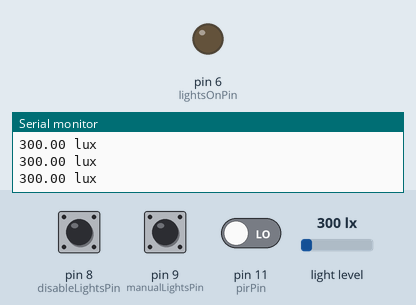
Recording of a sketch running on a simulated Arduino Uno, built with avr-gcc and run on an emulated ATmega328P. Shown: output pins drawn as LEDs (lit = HIGH), the last lines printed to the serial monitor. Dashed ring = blinking. The inputs (shaded band) are chosen by the test bench; at power-on: pin 9 (manualLightsPin) HIGH, light level 300 lx, pin 8 (disableLightsPin) HIGH, pin 11 (pirPin) LOW.

Above: at 1.2 s.
1.3 s: pin 9 (manualLightsPin) pulled LOW for 1 s
At 1.71 s:
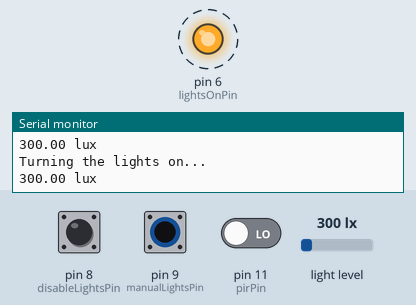
4.3 s: light level set to 40 lx
7.3 s: pin 8 (disableLightsPin) pulled LOW for 0.15 s
8.9 s: pin 8 (disableLightsPin) pulled LOW for 1 s
11.4 s: pin 9 (manualLightsPin) pulled LOW for 3.2 s
At 15.0 s:
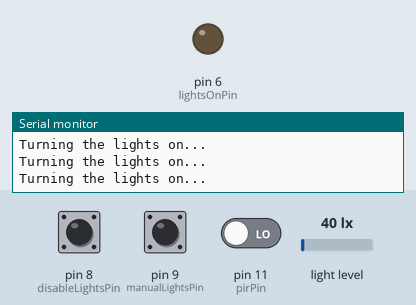
16.1 s: pin 8 (disableLightsPin) driven LOW and pin 9 (manualLightsPin) driven LOW and pin 11 (pirPin) driven HIGH
At 16.8 s:
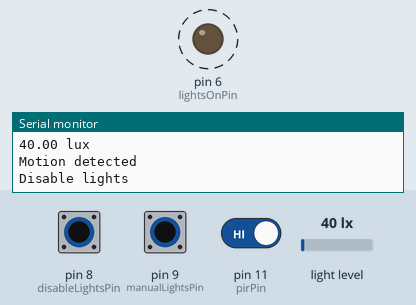
Timing chart, 0 to 20.1 s (numbered marks = the images above; inputs shaded):
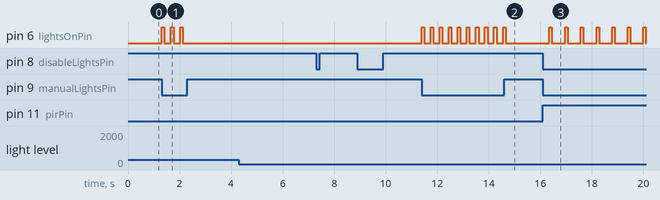

The sketch:

ar_nova_5.ino
```cpp
#include <Wire.h>
#include <Adafruit_Sensor.h>
#include <Adafruit_TSL2561_U.h>

#define pirPin 11
#define lightsOnPin 6
#define disableLightsPin 8
#define manualLightsPin 9
#define luminosityThreshold 1


Adafruit_TSL2561_Unified tsl = Adafruit_TSL2561_Unified(TSL2561_ADDR_FLOAT, 12345);
bool lightsDisabled = false;


void setup(void)
{
    Serial.begin(9600);
    if(!tsl.begin()){
        Serial.print("Check I2C wiring for luminosity sensor");
        while(1);
    }
    pinMode(pirPin, INPUT);
    pinMode(disableLightsPin, INPUT_PULLUP);
    pinMode(manualLightsPin, INPUT_PULLUP);
    pinMode(lightsOnPin, OUTPUT);
    configureLuminositySensor();
}


void loop(void)
{
    if(!lightsDisabled){
        float luminosity = readLuminosity();
        bool motion = readMotion();
        if(motion && luminosity <= luminosityThreshold){
            sendLightEvent();
        }
    }
    readButtons();
}


void configureLuminositySensor(void)
{
  tsl.enableAutoRange(true);
  tsl.setIntegrationTime(TSL2561_INTEGRATIONTIME_101MS);
}


void sendLightEvent(void)
{
    digitalWrite(lightsOnPin, HIGH);
    delay(100);
    digitalWrite(lightsOnPin, LOW);
    Serial.println("Turning the lights on...");
}


bool readMotion(void)
{
    if(digitalRead(pirPin) == HIGH){
        Serial.println("Motion detected");
        return true;
    }
    return false;
}


float readLuminosity(void)
{
    sensors_event_t event;
    tsl.getEvent(&event);
    Serial.print(event.light);
    Serial.println(" lux");
    return event.light;
}


void toggleDisableButton(void)
{
    if(digitalRead(disableLightsPin) == LOW){
        if(lightsDisabled){
            lightsDisabled = false;
            Serial.println("Enalbe lights");
        } else {
            lightsDisabled = true;
            Serial.println("Disable lights");
        }
        delay(250);
    }
}


void manualLightsButton(void)
{
    if(digitalRead(manualLightsPin) == LOW){
        sendLightEvent();
        delay(250);
    }
}


void readButtons(void)
{
    toggleDisableButton();
    manualLightsButton();
}
```

Measured:
- after the input at 1.3 s, pin 6 (lightsOnPin): alternates HIGH for 0.10 s and LOW for 0.26 s, 6 changes in all, then stays LOW, starting at once
- after the input at 11.4 s, pin 6 (lightsOnPin): alternates HIGH for 0.10 s and LOW for 0.25 s, 20 changes in all, then stays LOW, starting at once
- after the input at 16.1 s, pin 6 (lightsOnPin): alternates HIGH for 0.10 s and LOW for 0.51 s, starting after 0.25 s
